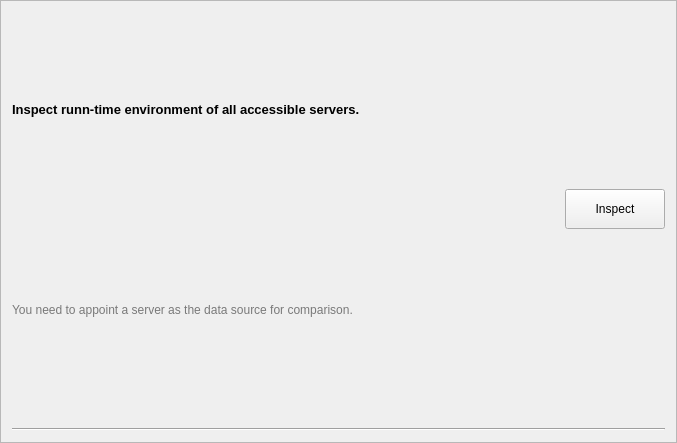
<?xml version="1.0" encoding="UTF-8"?>
<ui version="4.0">
 <class>FrameInspectSetting</class>
 <widget class="QFrame" name="FrameInspectSetting">
  <property name="geometry">
   <rect>
    <x>0</x>
    <y>0</y>
    <width>677</width>
    <height>443</height>
   </rect>
  </property>
  <property name="windowTitle">
   <string>Inspection Setting</string>
  </property>
  <property name="frameShape">
   <enum>QFrame::StyledPanel</enum>
  </property>
  <property name="frameShadow">
   <enum>QFrame::Raised</enum>
  </property>
  <layout class="QVBoxLayout" name="verticalLayout">
   <item>
    <layout class="QGridLayout" name="gridLayout">
     <item row="0" column="0">
      <widget class="QLabel" name="labelInfo">
       <property name="font">
        <font>
         <pointsize>10</pointsize>
         <weight>75</weight>
         <bold>true</bold>
        </font>
       </property>
       <property name="text">
        <string>Inspect runn-time environment of all accessible servers. </string>
       </property>
      </widget>
     </item>
     <item row="0" column="1" rowspan="2">
      <widget class="QPushButton" name="pushButtonInspect">
       <property name="sizePolicy">
        <sizepolicy hsizetype="Fixed" vsizetype="Fixed">
         <horstretch>0</horstretch>
         <verstretch>0</verstretch>
        </sizepolicy>
       </property>
       <property name="minimumSize">
        <size>
         <width>100</width>
         <height>0</height>
        </size>
       </property>
       <property name="maximumSize">
        <size>
         <width>16777215</width>
         <height>40</height>
        </size>
       </property>
       <property name="text">
        <string>Inspect</string>
       </property>
      </widget>
     </item>
     <item row="1" column="0">
      <layout class="QHBoxLayout" name="horizontalLayout">
       <item>
        <widget class="QLabel" name="label">
         <property name="palette">
          <palette>
           <active>
            <colorrole role="WindowText">
             <brush brushstyle="SolidPattern">
              <color alpha="255">
               <red>121</red>
               <green>121</green>
               <blue>121</blue>
              </color>
             </brush>
            </colorrole>
           </active>
           <inactive>
            <colorrole role="WindowText">
             <brush brushstyle="SolidPattern">
              <color alpha="255">
               <red>121</red>
               <green>121</green>
               <blue>121</blue>
              </color>
             </brush>
            </colorrole>
           </inactive>
           <disabled>
            <colorrole role="WindowText">
             <brush brushstyle="SolidPattern">
              <color alpha="255">
               <red>120</red>
               <green>120</green>
               <blue>120</blue>
              </color>
             </brush>
            </colorrole>
           </disabled>
          </palette>
         </property>
         <property name="text">
          <string>You need to appoint a server as the data source for comparison.</string>
         </property>
        </widget>
       </item>
       <item>
        <spacer name="horizontalSpacer">
         <property name="orientation">
          <enum>Qt::Horizontal</enum>
         </property>
         <property name="sizeHint" stdset="0">
          <size>
           <width>13</width>
           <height>20</height>
          </size>
         </property>
        </spacer>
       </item>
       <item>
        <layout class="QHBoxLayout" name="horizontalLayoutButtons"/>
       </item>
      </layout>
     </item>
    </layout>
   </item>
   <item>
    <spacer name="verticalSpacer">
     <property name="orientation">
      <enum>Qt::Vertical</enum>
     </property>
     <property name="sizeType">
      <enum>QSizePolicy::Fixed</enum>
     </property>
     <property name="sizeHint" stdset="0">
      <size>
       <width>20</width>
       <height>15</height>
      </size>
     </property>
    </spacer>
   </item>
   <item>
    <widget class="Line" name="line">
     <property name="orientation">
      <enum>Qt::Horizontal</enum>
     </property>
    </widget>
   </item>
   <item>
    <layout class="QHBoxLayout" name="horizontalLayoutSource"/>
   </item>
   <item>
    <layout class="QHBoxLayout" name="horizontalLayoutInspect"/>
   </item>
  </layout>
 </widget>
 <resources/>
 <connections/>
</ui>
